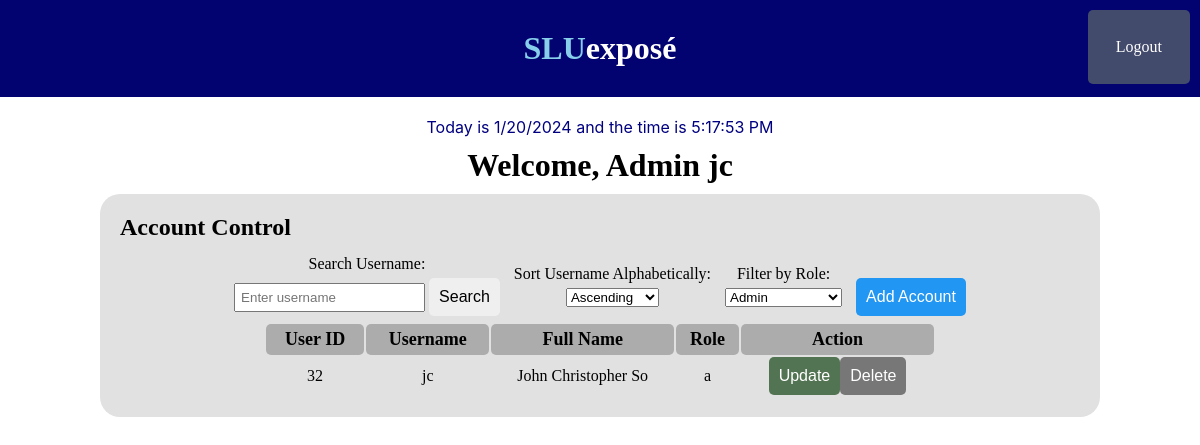
Page /php/Admin/adminHub.php?roleFilter=a (signed in) on the committed database.
### tables this page shows
CREATE TABLE `accounts` (
  `userID` int(11) NOT NULL AUTO_INCREMENT,
  `username` varchar(30) NOT NULL,
  `password` varchar(255) NOT NULL,
  `firstName` varchar(30) NOT NULL,
  `surName` varchar(20) NOT NULL,
  `role` char(1) NOT NULL,
  PRIMARY KEY (`userID`)
);

### php/includes/showUsers.php (the view, shortened to what this page needs)
<?php
    require('../db.php');
    $searchTerm = isset($_GET['searchTerm']) ? $_GET['searchTerm'] : '';
    $sortOrder = isset($_GET['sortOrder']) ? $_GET['sortOrder'] : 'asc';
    $roleFilter = isset($_GET['roleFilter']) ? $_GET['roleFilter'] : 'all';
    $sql = "SELECT userID, username, firstName, surName, role FROM accounts";
    if ($roleFilter !== 'all') {
        $sql .= ($searchTerm === '') ? " WHERE" : " AND";
        $sql .= " role = ?";
    }
    $sql .= " ORDER BY username $sortOrder";
    $query = $db->prepare($sql);
    if ($roleFilter !== 'all') {
        $query->bind_param('s', $roleFilter);
    }
    $query->execute();
    $query->bind_result($userID, $username, $firstName, $surName, $role);
    $result = $query->get_result();
    function renderAccounts($result, $loggedInUserID, $roleFilter, $searchTerm = '') {
        if ($result->num_rows > 0) {
            while ($row = $result->fetch_assoc()) {
                $userID = $row["userID"];
                echo "<tr>";
                echo "<td>" . $row["userID"] . "</td>";
                echo "<td>" . $row["username"] . "</td>";
                echo "<td>" . $row["firstName"] . " " . $row["surName"] . "</td>";
                echo "<td>" . $row["role"] . "</td>";
                echo "<td>
                        <a href='../Admin/updateAccount.php?userID={$userID}'><button id='updateBtn'>Update</button></a>";
                if ($loggedInUserID !== $userID) {
                    echo "<a href='../includes/askDelete.php?userID={$userID}'><button id='deleteBtn'>Delete</button></a>";
                } else {
                    echo "<button id='noDelete'>Delete</button>";
                }
                echo "</td>";
                echo "</tr>";
            }
        } else {
            echo "<tr><td colspan='4'>No users found</td></tr>";
        }
    }
?>

### style/style.css (style rules this page uses)
* { margin: 0; padding: 0; }
body { margin: 0; padding: 0; overflow: hidden; }
button { padding: 10px; border: none; border-radius: 5px; cursor: pointer; font-size: 16px; }
#tabAcc tr td { text-align: center; }
#updateBtn { background-color: #537453; color: white; }
#noDelete { pointer-events: none; background-color: #777; color: white; }

### rows in the picture
accounts: userID "32", username "jc", firstName "John Christopher", surName "So", role "a", shows "Delete"

### other values in the picture
$_SESSION['username'] "jc"
